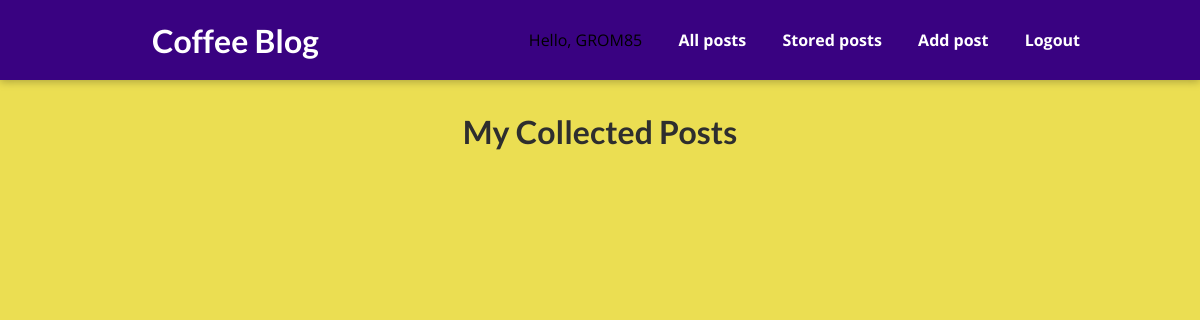
Page /post/ (signed in) on the earlier database version.
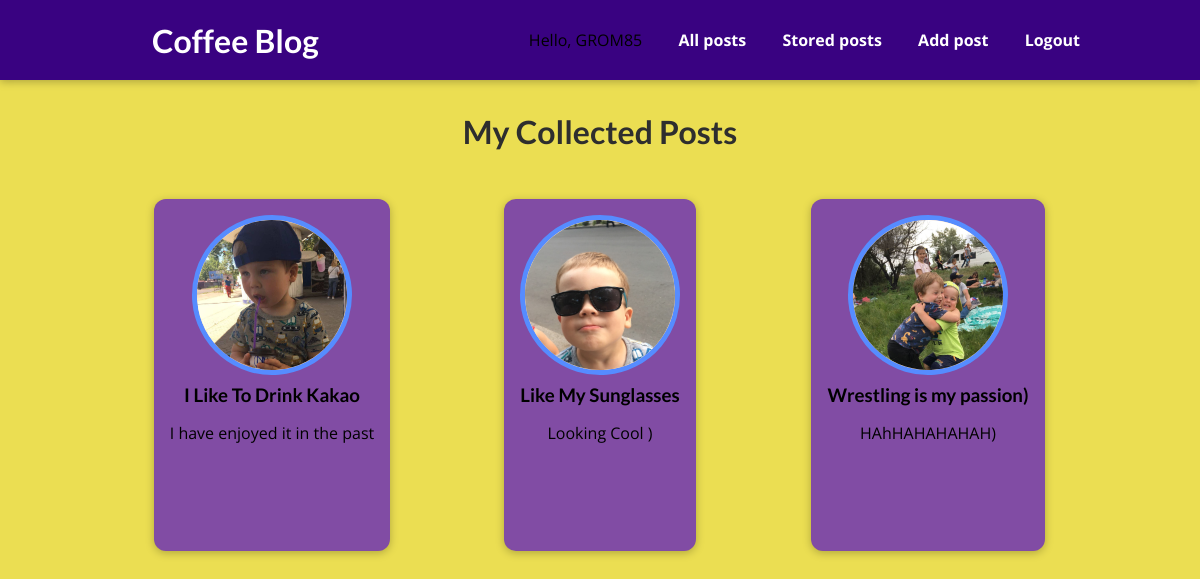
Same page on the later database version.
### blog/models.py (models this page shows, shortened)
class Post(models.Model):
    title = models.CharField(max_length=50)
    content = models.TextField(validators=[MinLengthValidator(limit_value=5,
                                                              message='The minimum length of the'
                                                                      ' text should be at least 5 char ')])
    excerpt = models.CharField(max_length=150, blank=True)
    slug = models.SlugField(unique=True)
    image = models.ImageField(upload_to=get_upload_path, null=True)
    updated = models.DateTimeField("Updated", auto_now=True)
    created = models.DateTimeField('Created')
    user = models.ForeignKey(User, on_delete=models.SET_NULL, related_name='posts', blank=True, null=True)
    tag = models.ManyToManyField(Tag, blank=True)

### blog/views.py (the view)
# urls.py: path('post/', AllPosts.as_view(), name='all-posts'),
@method_decorator(login_required, name="dispatch")
class AllPosts(ListView):
    template_name = 'blog/all_posts.html'
    context_object_name = 'posts'
    def get_queryset(self):
        user = self.request.user
        return Post.objects.filter(user=user).order_by('-created')

### blog/templates/blog/all_posts.html (shortened to what this page needs)
{% extends "base.html" %}
{% load static %}
{% block css_file %}
    <link rel="stylesheet" href="{% static "blog/post.css" %}">
    <link rel="stylesheet" href="{% static "blog/all_post.css" %}">
{% endblock %}
{% block content %}
    <section id="all-posts">
        <h2>My Collected Posts</h2>
        <ul>
        {% for post in posts %}
            {% include "blog/includes/post.html" with title=post.title slug=post.slug excerpt=post.excerpt image=post.image %}
        {% endfor %}
        </ul>
    </section>
{% endblock %}

### blog/templates/blog/includes/post.html
{% load static %}
<li>
<article class="post">
    <a href="{% url 'post-details' slug %}">
    <img src="{% static image %}" alt="{{ title }}"/>
    <div class="post__content">
    <h3>{{ title }}</h3>
     <p>{{ excerpt }}</p>
    </div>
    </a>
</article>
</li>

Differences in the rows shown:
now on this page (row edited): Post: image (picture), title "I Like To Drink Kakao", excerpt "I have enjoyed it in the past"
now on this page (row edited): Post: image (picture), title "Like My Sunglasses", excerpt "Looking Cool )"
now on this page (row edited): Post: image (picture), title "Wrestling is my passion)", excerpt "HAhHAHAHAHAH)"
